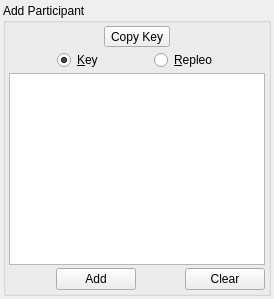
      <widget class="QWidget" name="tab_neighbors">
       <attribute name="icon">
        <iconset resource="../Icons/icons.qrc">
         <normaloff>:/neighbors.png</normaloff>:/neighbors.png</iconset>
       </attribute>
       <attribute name="title">
        <string/>
       </attribute>
       <attribute name="toolTip">
        <string>Neighbors</string>
       </attribute>
       <layout class="QHBoxLayout" name="horizontalLayout_28">
        <property name="spacing">
         <number>3</number>
        </property>
        <property name="margin">
         <number>3</number>
        </property>
        <item>
         <widget class="QSplitter" name="neighborsHorizontalSplitter">
          <property name="orientation">
           <enum>Qt::Horizontal</enum>
          </property>
          <widget class="QSplitter" name="neighborsVerticalSplitter">
           <property name="orientation">
            <enum>Qt::Vertical</enum>
           </property>
           <property name="childrenCollapsible">
            <bool>false</bool>
           </property>
           <widget class="QWidget" name="layoutWidget">
            <layout class="QHBoxLayout" name="horizontalLayout_2">
             <property name="spacing">
              <number>3</number>
             </property>
             <item>
              <widget class="QGroupBox" name="groupBox_addkey_2">
               <property name="title">
                <string>Add Participant</string>
               </property>
               <layout class="QVBoxLayout" name="verticalLayout_22">
                <property name="spacing">
                 <number>3</number>
                </property>
                <property name="margin">
                 <number>3</number>
                </property>
                <item>
                 <layout class="QHBoxLayout" name="horizontalLayout_4">
                  <property name="topMargin">
                   <number>0</number>
                  </property>
                  <item>
                   <widget class="QToolButton" name="toolButtonCopytoClipboard">
                    <property name="toolTip">
                     <string>&lt;html&gt;&lt;head/&gt;&lt;body&gt;&lt;p&gt;Copy my name and specified public key to the clipboard buffer.&lt;/p&gt;&lt;/body&gt;&lt;/html&gt;</string>
                    </property>
                    <property name="text">
                     <string>Copy Key</string>
                    </property>
                    <property name="icon">
                     <iconset resource="../Icons/icons.qrc">
                      <normaloff>:/copy.png</normaloff>:/copy.png</iconset>
                    </property>
                    <property name="popupMode">
                     <enum>QToolButton::InstantPopup</enum>
                    </property>
                    <property name="toolButtonStyle">
                     <enum>Qt::ToolButtonTextBesideIcon</enum>
                    </property>
                   </widget>
                  </item>
                 </layout>
                </item>
                <item>
                 <layout class="QHBoxLayout" name="horizontalLayout_30">
                  <item>
                   <spacer name="horizontalSpacer_7">
                    <property name="orientation">
                     <enum>Qt::Horizontal</enum>
                    </property>
                    <property name="sizeHint" stdset="0">
                     <size>
                      <width>40</width>
                      <height>20</height>
                     </size>
                    </property>
                   </spacer>
                  </item>
                  <item>
                   <widget class="QRadioButton" name="addFriendPublicKeyRadio">
                    <property name="text">
                     <string>&amp;Key</string>
                    </property>
                    <property name="checked">
                     <bool>true</bool>
                    </property>
                   </widget>
                  </item>
                  <item>
                   <spacer name="horizontalSpacer_20">
                    <property name="orientation">
                     <enum>Qt::Horizontal</enum>
                    </property>
                    <property name="sizeHint" stdset="0">
                     <size>
                      <width>40</width>
                      <height>20</height>
                     </size>
                    </property>
                   </spacer>
                  </item>
                  <item>
                   <widget class="QRadioButton" name="addFriendSymmetricBundleRadio">
                    <property name="layoutDirection">
                     <enum>Qt::LeftToRight</enum>
                    </property>
                    <property name="text">
                     <string>&amp;Repleo</string>
                    </property>
                   </widget>
                  </item>
                  <item>
                   <spacer name="horizontalSpacer_17">
                    <property name="orientation">
                     <enum>Qt::Horizontal</enum>
                    </property>
                    <property name="sizeHint" stdset="0">
                     <size>
                      <width>40</width>
                      <height>20</height>
                     </size>
                    </property>
                   </spacer>
                  </item>
                 </layout>
                </item>
                <item>
                 <widget class="QTextEdit" name="friendInformation">
                  <property name="tabChangesFocus">
                   <bool>true</bool>
                  </property>
                 </widget>
                </item>
                <item>
                 <layout class="QHBoxLayout" name="horizontalLayout_21">
                  <item>
                   <spacer name="horizontalSpacer_8">
                    <property name="orientation">
                     <enum>Qt::Horizontal</enum>
                    </property>
                    <property name="sizeHint" stdset="0">
                     <size>
                      <width>40</width>
                      <height>20</height>
                     </size>
                    </property>
                   </spacer>
                  </item>
                  <item>
                   <widget class="QPushButton" name="addFriend">
                    <property name="text">
                     <string>Add</string>
                    </property>
                    <property name="icon">
                     <iconset resource="../Icons/icons.qrc">
                      <normaloff>:/add.png</normaloff>:/add.png</iconset>
                    </property>
                   </widget>
                  </item>
                  <item>
                   <spacer name="horizontalSpacer_19">
                    <property name="orientation">
                     <enum>Qt::Horizontal</enum>
                    </property>
                    <property name="sizeHint" stdset="0">
                     <size>
                      <width>40</width>
                      <height>20</height>
                     </size>
                    </property>
                   </spacer>
                  </item>
                  <item>
                   <widget class="QPushButton" name="clearFriend">
                    <property name="text">
                     <string>Clear</string>
                    </property>
                    <property name="icon">
                     <iconset resource="../Icons/icons.qrc">
                      <normaloff>:/clear.png</normaloff>:/clear.png</iconset>
                    </property>
                   </widget>
                  </item>
                 </layout>
                </item>
               </layout>
              </widget>
             </item>
            </layout>
           </widget>
          </widget>
         </widget>
        </item>
       </layout>
      </widget>
